Frame 1 (no input): blank canvas, image omitted
Frame 60 (the mouse pressed at the canvas centre just before this capture): blank canvas, image omitted
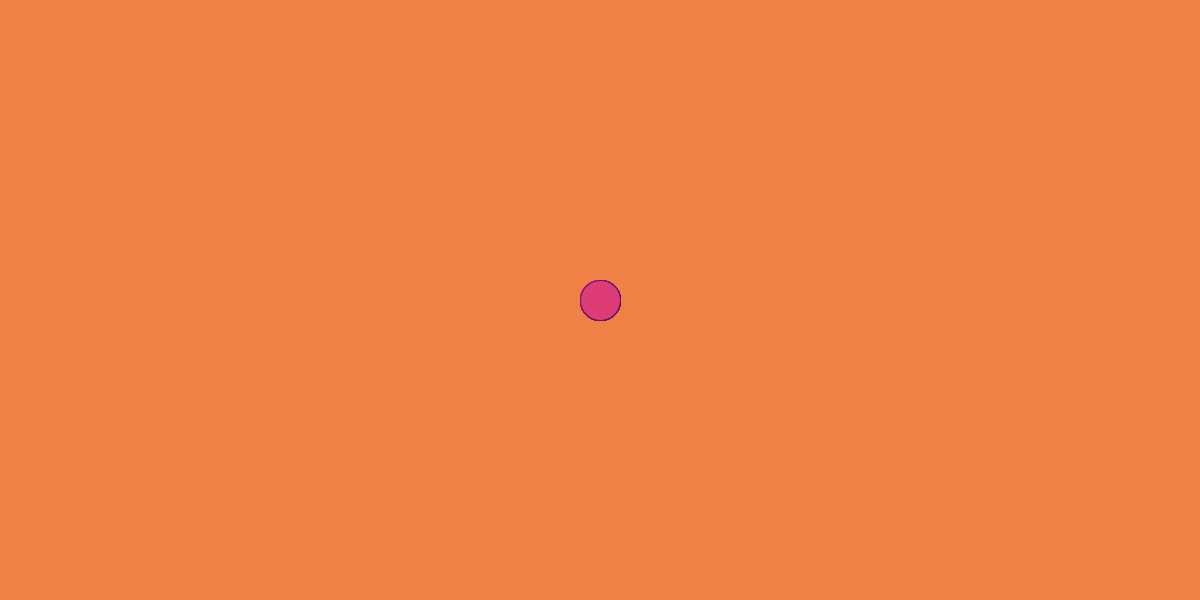
Frame 120 (the mouse held since frame 60 and released just before this capture)

The Processing sketch whose frames 1 and 60 were blank and that drew this single picture after the mouse press (run headless with seeded random() and noise(); from frame 60 on, the mouse is pressed at the canvas centre):

// Processing sketch: julias_ellipse
// ── julias_ellipse.pde
void setup() {
  size(1200,600);
    background(#F08146);
}

void draw() {
 stroke(#6B116B);
  fill(#DE3C77);
 if(mousePressed) {
  ellipse(mouseX,mouseY,40,40);  
 } 
    //rect(mouseX,mouseY,100,50);
    
 
 
 
  
 
 
}
